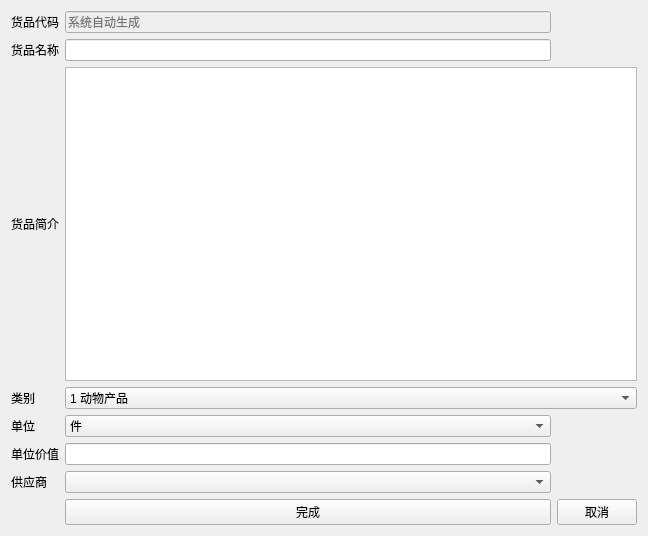
<?xml version="1.0" encoding="UTF-8"?>
<ui version="4.0">
 <class>GoodEdit</class>
 <widget class="QWidget" name="GoodEdit">
  <property name="geometry">
   <rect>
    <x>0</x>
    <y>0</y>
    <width>648</width>
    <height>536</height>
   </rect>
  </property>
  <property name="windowTitle">
   <string>货品修改界面</string>
  </property>
  <layout class="QGridLayout" name="gridLayout">
   <item row="5" column="1">
    <widget class="QLineEdit" name="valueEdit"/>
   </item>
   <item row="7" column="1">
    <widget class="QPushButton" name="doneButton">
     <property name="text">
      <string>完成</string>
     </property>
    </widget>
   </item>
   <item row="2" column="0">
    <widget class="QLabel" name="label_5">
     <property name="text">
      <string>货品简介</string>
     </property>
    </widget>
   </item>
   <item row="6" column="0">
    <widget class="QLabel" name="label_3">
     <property name="text">
      <string>供应商</string>
     </property>
    </widget>
   </item>
   <item row="6" column="1">
    <widget class="QComboBox" name="supplierCombox"/>
   </item>
   <item row="4" column="1">
    <widget class="QComboBox" name="unitCombox">
     <item>
      <property name="text">
       <string>件</string>
      </property>
     </item>
     <item>
      <property name="text">
       <string>箱</string>
      </property>
     </item>
     <item>
      <property name="text">
       <string>包</string>
      </property>
     </item>
     <item>
      <property name="text">
       <string>桶</string>
      </property>
     </item>
     <item>
      <property name="text">
       <string>捆</string>
      </property>
     </item>
     <item>
      <property name="text">
       <string>台</string>
      </property>
     </item>
     <item>
      <property name="text">
       <string>盒</string>
      </property>
     </item>
     <item>
      <property name="text">
       <string>克</string>
      </property>
     </item>
     <item>
      <property name="text">
       <string>千克</string>
      </property>
     </item>
     <item>
      <property name="text">
       <string>吨</string>
      </property>
     </item>
     <item>
      <property name="text">
       <string>米(长度)</string>
      </property>
     </item>
     <item>
      <property name="text">
       <string>平方米(面积)</string>
      </property>
     </item>
     <item>
      <property name="text">
       <string>立方米(体积)</string>
      </property>
     </item>
    </widget>
   </item>
   <item row="1" column="1">
    <widget class="QLineEdit" name="nameEdit"/>
   </item>
   <item row="3" column="1" colspan="2">
    <widget class="QComboBox" name="typeCombox">
     <item>
      <property name="text">
       <string>1 动物产品</string>
      </property>
     </item>
     <item>
      <property name="text">
       <string>2 植物产品</string>
      </property>
     </item>
     <item>
      <property name="text">
       <string>3 动、植物油、脂、蜡</string>
      </property>
     </item>
     <item>
      <property name="text">
       <string>4 食品、饮料、酒、醋；烟草</string>
      </property>
     </item>
     <item>
      <property name="text">
       <string>5 矿产品</string>
      </property>
     </item>
     <item>
      <property name="text">
       <string>6 化学工业及其</string>
      </property>
     </item>
     <item>
      <property name="text">
       <string>7 塑料、橡胶及其制品</string>
      </property>
     </item>
     <item>
      <property name="text">
       <string>8 生皮、皮革、毛皮；鞍具；旅行用品；手提包</string>
      </property>
     </item>
     <item>
      <property name="text">
       <string>9 木及木制品；木炭；稻草，秸秆，编制材料制品</string>
      </property>
     </item>
     <item>
      <property name="text">
       <string>10 木浆及其他纤维状纤维素；纸及纸板</string>
      </property>
     </item>
     <item>
      <property name="text">
       <string>11 纺织原料及纺织制品</string>
      </property>
     </item>
     <item>
      <property name="text">
       <string>12 鞋、帽、伞、鞭机器零件；羽毛；人造花；人发</string>
      </property>
     </item>
     <item>
      <property name="text">
       <string>13 石料、石膏、水泥、云母；陶瓷；玻璃</string>
      </property>
     </item>
     <item>
      <property name="text">
       <string>14 天然及养殖珍珠、宝石、贵金属及其制品；首饰；硬币</string>
      </property>
     </item>
     <item>
      <property name="text">
       <string>15 贱金属及其制品</string>
      </property>
     </item>
     <item>
      <property name="text">
       <string>16 机器、机械器具、电气设备及其零件；录音机，电视，声音相关机器</string>
      </property>
     </item>
     <item>
      <property name="text">
       <string>17 车辆、航空器、船舶及有关运输设备；</string>
      </property>
     </item>
     <item>
      <property name="text">
       <string>18 光学、照相、电影、计算、校验、医疗或外科用仪器及精密仪器；钟表；乐器</string>
      </property>
     </item>
     <item>
      <property name="text">
       <string>19 武器、弹药及其零件</string>
      </property>
     </item>
     <item>
      <property name="text">
       <string>20 杂项制品</string>
      </property>
     </item>
     <item>
      <property name="text">
       <string>21 艺术品、收藏品及古物</string>
      </property>
     </item>
    </widget>
   </item>
   <item row="5" column="0">
    <widget class="QLabel" name="label_6">
     <property name="text">
      <string>单位价值</string>
     </property>
    </widget>
   </item>
   <item row="1" column="0">
    <widget class="QLabel" name="label">
     <property name="text">
      <string>货品名称</string>
     </property>
    </widget>
   </item>
   <item row="0" column="1">
    <widget class="QLineEdit" name="IDEdit">
     <property name="enabled">
      <bool>false</bool>
     </property>
     <property name="placeholderText">
      <string>系统自动生成</string>
     </property>
    </widget>
   </item>
   <item row="7" column="2">
    <widget class="QPushButton" name="editButton">
     <property name="text">
      <string>取消</string>
     </property>
    </widget>
   </item>
   <item row="0" column="0">
    <widget class="QLabel" name="label_2">
     <property name="text">
      <string>货品代码</string>
     </property>
    </widget>
   </item>
   <item row="2" column="1" colspan="2">
    <widget class="QTextEdit" name="detailEdit"/>
   </item>
   <item row="3" column="0">
    <widget class="QLabel" name="label_8">
     <property name="text">
      <string>类别</string>
     </property>
    </widget>
   </item>
   <item row="4" column="0">
    <widget class="QLabel" name="label_4">
     <property name="text">
      <string>单位</string>
     </property>
    </widget>
   </item>
  </layout>
 </widget>
 <resources/>
 <connections/>
</ui>
